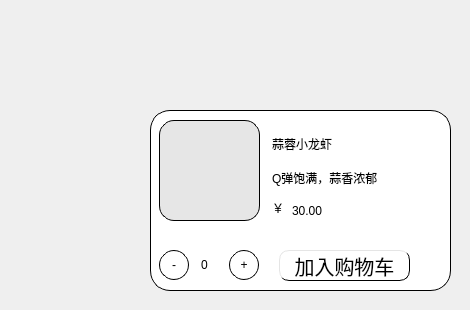
    <widget class="QWidget" name="page_16">
     <widget class="QWidget" name="widget_main1_2" native="true">
      <property name="geometry">
       <rect>
        <x>140</x>
        <y>100</y>
        <width>321</width>
        <height>201</height>
       </rect>
      </property>
      <widget class="QWidget" name="widget_xia_4" native="true">
       <property name="geometry">
        <rect>
         <x>10</x>
         <y>10</y>
         <width>301</width>
         <height>181</height>
        </rect>
       </property>
       <property name="styleSheet">
        <string notr="true">QWidget{
	background-color: rgb(255, 255, 255);
	border-radius:20px;
	border:1px solid black;
}

QWidget:hover{
	border-radius:20px;
	border:1px solid blue;
}
QToolButton{

	border-radius:15px;
}
QPushButton:hover{
	background-color: rgb(0, 170, 255);
}
QToolButton:hover{
	color: rgb(0, 170, 255);
}</string>
       </property>
       <widget class="QToolButton" name="new_jia">
        <property name="geometry">
         <rect>
          <x>79</x>
          <y>140</y>
          <width>30</width>
          <height>30</height>
         </rect>
        </property>
        <property name="styleSheet">
         <string notr="true"/>
        </property>
        <property name="text">
         <string>+</string>
        </property>
       </widget>
       <widget class="QLineEdit" name="new_text">
        <property name="geometry">
         <rect>
          <x>120</x>
          <y>60</y>
          <width>174</width>
          <height>22</height>
         </rect>
        </property>
        <property name="styleSheet">
         <string notr="true">QLineEdit{
	border:none;
	font:20px &quot;楷体&quot;;
}</string>
        </property>
        <property name="text">
         <string>Q弹饱满，蒜香浓郁</string>
        </property>
        <property name="readOnly">
         <bool>true</bool>
        </property>
       </widget>
       <widget class="QLabel" name="new_picture">
        <property name="geometry">
         <rect>
          <x>9</x>
          <y>10</y>
          <width>101</width>
          <height>101</height>
         </rect>
        </property>
        <property name="styleSheet">
         <string notr="true">QLabel{
	background-color: ;
	background-color: rgb(230, 230, 230);
	border-radius:15px;
}
</string>
        </property>
        <property name="text">
         <string/>
        </property>
        <property name="pixmap">
         <pixmap resource="images.qrc">:/xia.png</pixmap>
        </property>
        <property name="scaledContents">
         <bool>true</bool>
        </property>
       </widget>
       <widget class="QLineEdit" name="new_num">
        <property name="geometry">
         <rect>
          <x>49</x>
          <y>140</y>
          <width>21</width>
          <height>30</height>
         </rect>
        </property>
        <property name="styleSheet">
         <string notr="true">QLineEdit {

	border:none;
}</string>
        </property>
        <property name="text">
         <string>0</string>
        </property>
       </widget>
       <widget class="QPushButton" name="new_car">
        <property name="geometry">
         <rect>
          <x>129</x>
          <y>140</y>
          <width>131</width>
          <height>31</height>
         </rect>
        </property>
        <property name="styleSheet">
         <string notr="true">QPushButton{
	border-radius:10px;
	font:20px;
	border-left:1px solid rgb(229,229,229);
	border-top:1px solid rgb(229,229,229);
	
}</string>
        </property>
        <property name="text">
         <string>加入购物车</string>
        </property>
       </widget>
       <widget class="QToolButton" name="new_jian">
        <property name="geometry">
         <rect>
          <x>9</x>
          <y>140</y>
          <width>30</width>
          <height>30</height>
         </rect>
        </property>
        <property name="text">
         <string>-</string>
        </property>
       </widget>
       <widget class="QLineEdit" name="new_name">
        <property name="geometry">
         <rect>
          <x>120</x>
          <y>20</y>
          <width>161</width>
          <height>34</height>
         </rect>
        </property>
        <property name="styleSheet">
         <string notr="true">QLineEdit{
	border:none;
	font:30px &quot;楷体&quot;;
}</string>
        </property>
        <property name="text">
         <string>蒜蓉小龙虾</string>
        </property>
        <property name="readOnly">
         <bool>true</bool>
        </property>
       </widget>
       <widget class="QLineEdit" name="new_piece">
        <property name="geometry">
         <rect>
          <x>140</x>
          <y>90</y>
          <width>71</width>
          <height>22</height>
         </rect>
        </property>
        <property name="styleSheet">
         <string notr="true">QLineEdit{
	border:none;
	font:20px &quot;楷体&quot;;
}</string>
        </property>
        <property name="text">
         <string>30.00</string>
        </property>
        <property name="readOnly">
         <bool>true</bool>
        </property>
       </widget>
       <widget class="QLineEdit" name="new_piece_2">
        <property name="geometry">
         <rect>
          <x>120</x>
          <y>90</y>
          <width>21</width>
          <height>22</height>
         </rect>
        </property>
        <property name="styleSheet">
         <string notr="true">QLineEdit{
	border:none;
	font:20px &quot;楷体&quot;;
}</string>
        </property>
        <property name="text">
         <string>￥</string>
        </property>
        <property name="readOnly">
         <bool>true</bool>
        </property>
       </widget>
      </widget>
     </widget>
    </widget>
